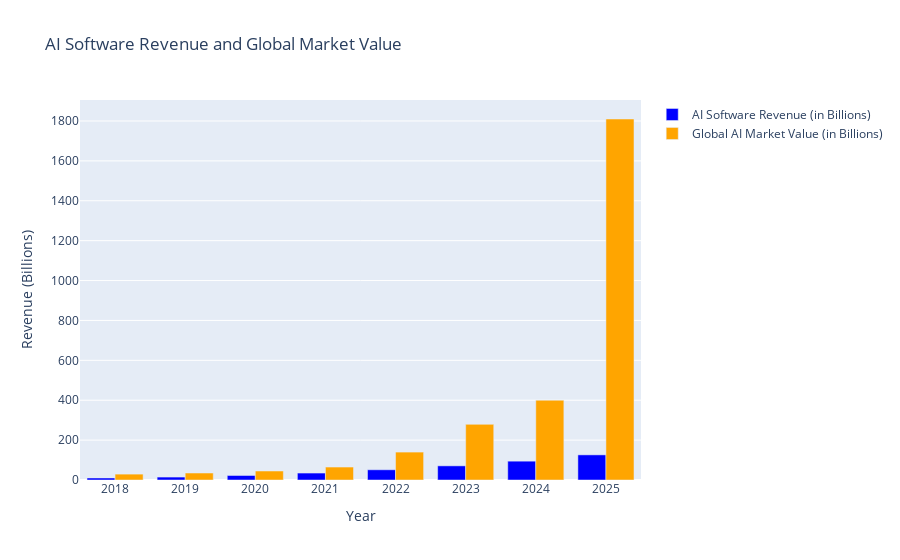

This figure's notebook cell:
### Code cell
# Bar Chart - AI Software Revenue and Global AI Market Value
bar_fig = go.Figure()
bar_fig.add_trace(go.Bar(x=df['Year'], y=df['AI Software Revenue(in Billions)'], name='AI Software Revenue (in Billions)', marker_color='blue'))
bar_fig.add_trace(go.Bar(x=df['Year'], y=df['Global AI Market Value(in Billions)'], name='Global AI Market Value (in Billions)', marker_color='orange'))

bar_fig.update_layout(barmode='group', title='AI Software Revenue and Global Market Value', xaxis_title='Year', yaxis_title='Revenue (Billions)')
bar_fig.show()

### Figure 1 — Plotly figure (JSON) as saved in the notebook; plotly's stock layout.template omitted (floating-point values rounded to 4 significant figures)
{"data": [{"marker": {"color": "blue"}, "name": "AI Software Revenue (in Billions)", "type": "bar", "x": [2018, 2019, 2020, 2021, 2022, 2023, 2024, 2025], "y": [10.1, 14.69, 22.59, 34.87, 51.27, 70.94, 94.41, 126]}, {"marker": {"color": "orange"}, "name": "Global AI Market Value (in Billions)", "type": "bar", "x": [2018, 2019, 2020, 2021, 2022, 2023, 2024, 2025], "y": [29.5, 35, 45, 65, 140, 279, 400, 1810]}], "layout": {"barmode": "group", "title": {"text": "AI Software Revenue and Global Market Value"}, "xaxis": {"title": {"text": "Year"}}, "yaxis": {"title": {"text": "Revenue (Billions)"}}}}
